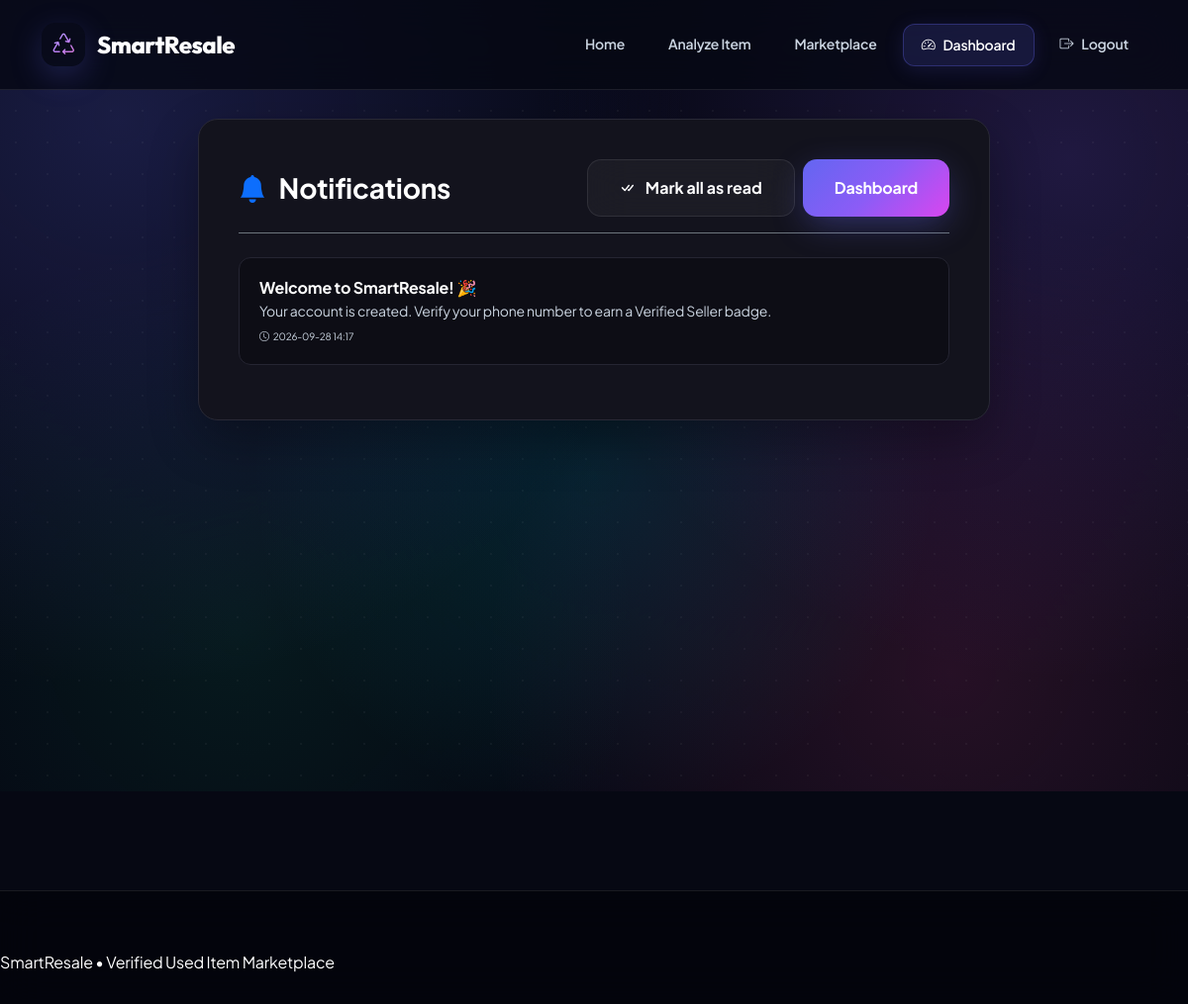
The app's page /notifications (signed in) with its own data.
### tables this page shows
CREATE TABLE notifications (
                    id INTEGER PRIMARY KEY AUTOINCREMENT,
                    user_id INTEGER NOT NULL,
                    title TEXT NOT NULL,
                    message TEXT NOT NULL,
                    is_read INTEGER DEFAULT 0,
                    created_at TIMESTAMP DEFAULT CURRENT_TIMESTAMP
                );

### app.py (the view)
@app.route('/notifications')
@login_required
def notifications():
    user = get_current_user()
    user_notifs = fetch_all("SELECT * FROM notifications WHERE user_id = %s ORDER BY id DESC", (user['id'],))
    return render_template('notifications.html', notifications=user_notifs)

### app.py (called while the page is built)
def get_db():
    global DB_ENGINE
    if os.getenv("FORCE_MYSQL") == "1" or os.getenv("DB_HOST"):
        conn = test_mysql_connection()
        if conn:
            DB_ENGINE = "mysql"
            return conn
    DB_ENGINE = "sqlite"
    conn = sqlite3.connect(SQLITE_PATH)
    conn.row_factory = sqlite3.Row
    return conn

def fetch_one(query, params=()):
    rows = fetch_all(query, params)
    return rows[0] if rows else None

def get_current_user():
    user_id = session.get('user_id')
    if not user_id:
        return None
    user = fetch_one("SELECT * FROM users WHERE id = %s", (user_id,))
    if user and user.get('is_blocked'):
        session.clear()
        return None
    return user

def login_required(f):
    @wraps(f)
    def decorated_function(*args, **kwargs):
        if not session.get('user_id'):
            flash("Please log in to access this page.", "warning")
            return redirect(url_for('login', next=request.url))
        return f(*args, **kwargs)
    return decorated_function

@app.context_processor
def inject_global_data():
    curr_user = get_current_user()
    unread_count = 0
    if curr_user:
        res = fetch_one("SELECT COUNT(*) as cnt FROM notifications WHERE user_id = %s AND is_read = 0", (curr_user['id'],))
        unread_count = res['cnt'] if res else 0
    return {
        'current_user': curr_user,
        'unread_notifications_count': unread_count
    }

### templates/notifications.html (shortened to what this page needs)
<!DOCTYPE html>
<html lang="en">
<head>
    <link href="https://cdn.jsdelivr.net/npm/bootstrap@5.3.3/dist/css/bootstrap.min.css" rel="stylesheet">
    <link href="https://cdn.jsdelivr.net/npm/bootstrap-icons@1.11.3/font/bootstrap-icons.css" rel="stylesheet">
    <link rel="stylesheet" href="{{ url_for('static', filename='style.css') }}">
</head>
<body>
<nav class="navbar navbar-expand-lg fixed-top">
    <div class="container">
        <a class="navbar-brand" href="/">
            <span class="brand-icon"><i class="bi bi-recycle"></i></span>
            SmartResale
        </a>
        <div class="collapse navbar-collapse" id="navbarNav">
            <ul class="navbar-nav ms-auto">
                <li class="nav-item"><a class="nav-link" href="/">Home</a></li>
                <li class="nav-item"><a class="nav-link" href="/analyze">Analyze Item</a></li>
                <li class="nav-item"><a class="nav-link" href="/marketplace">Marketplace</a></li>
                {% if session.get('user_id') %}
                    <li class="nav-item"><a class="nav-link active" href="/dashboard"><i class="bi bi-speedometer2"></i> Dashboard</a></li>
                    <li class="nav-item"><a class="nav-link" href="/logout"><i class="bi bi-box-arrow-right"></i> Logout</a></li>
                {% endif %}
            </ul>
        </div>
    </div>
</nav>
<section class="notif-page">
    <div class="notif-container">
        <div class="notif-card">
            <div class="d-flex flex-column flex-sm-row justify-content-between align-items-sm-center mb-4 pb-3 border-bottom border-secondary">
                <h3 class="fw-bold text-white mb-0"><i class="bi bi-bell-fill me-2 text-primary"></i> Notifications</h3>
                <div class="d-flex gap-2 mt-3 mt-sm-0">
                    <form action="/notifications/read_all" method="POST">
                        <button type="submit" class="btn btn-outline-custom py-2 px-3 fw-semibold text-center small"><i class="bi bi-check-all"></i> Mark all as read</button>
                    </form>
                    <a href="/dashboard" class="btn btn-primary-custom py-2 px-3 fw-semibold text-center small">Dashboard</a>
                </div>
            </div>
            {% if notifications %}
                <div class="notif-list">
                    {% for n in notifications %}
                        <div class="notif-item {% if not n.is_read %}unread{% endif %}">
                            <div class="d-flex justify-content-between align-items-start">
                                <div>
                                    <h6 class="fw-bold text-white mb-1">
                                        {{ n.title }}
                                    </h6>
                                    <p class="text-muted small mb-2">{{ n.message }}</p>
                                    <div class="text-muted" style="font-size:10px;"><i class="bi bi-clock me-1"></i>{{ n.created_at.strftime('%Y-%m-%d %H:%M') if n.created_at else 'N/A' }}</div>
                                </div>
                            </div>
                        </div>
                    {% endfor %}
                </div>
            {% endif %}
        </div>
    </div>
</section>
<footer>
    SmartResale • Verified Used Item Marketplace
</footer>
</body>
</html>

### templates/notifications.html (style rules this page uses)
.notif-page { min-height: 100vh; padding: 120px 20px 80px; }
.notif-container { max-width: 800px; margin: auto; }
.notif-card { background: #13131d; border: 1px solid #292936; border-radius: 20px; padding: 40px; box-shadow: 0 20px 50px rgba(0, 0, 0, 0.3); }
.notif-item { padding: 20px; border-radius: 12px; background: #0d0d15; border: 1px solid #252532; margin-bottom: 15px; position: relative; transition: 0.2s; }

### records on screen
notifications: title "Welcome to SmartResale! 🎉", message "Your account is created. Verify your phone number to earn a Verified Seller badge.", created_at "2026-09-28 14:17"
